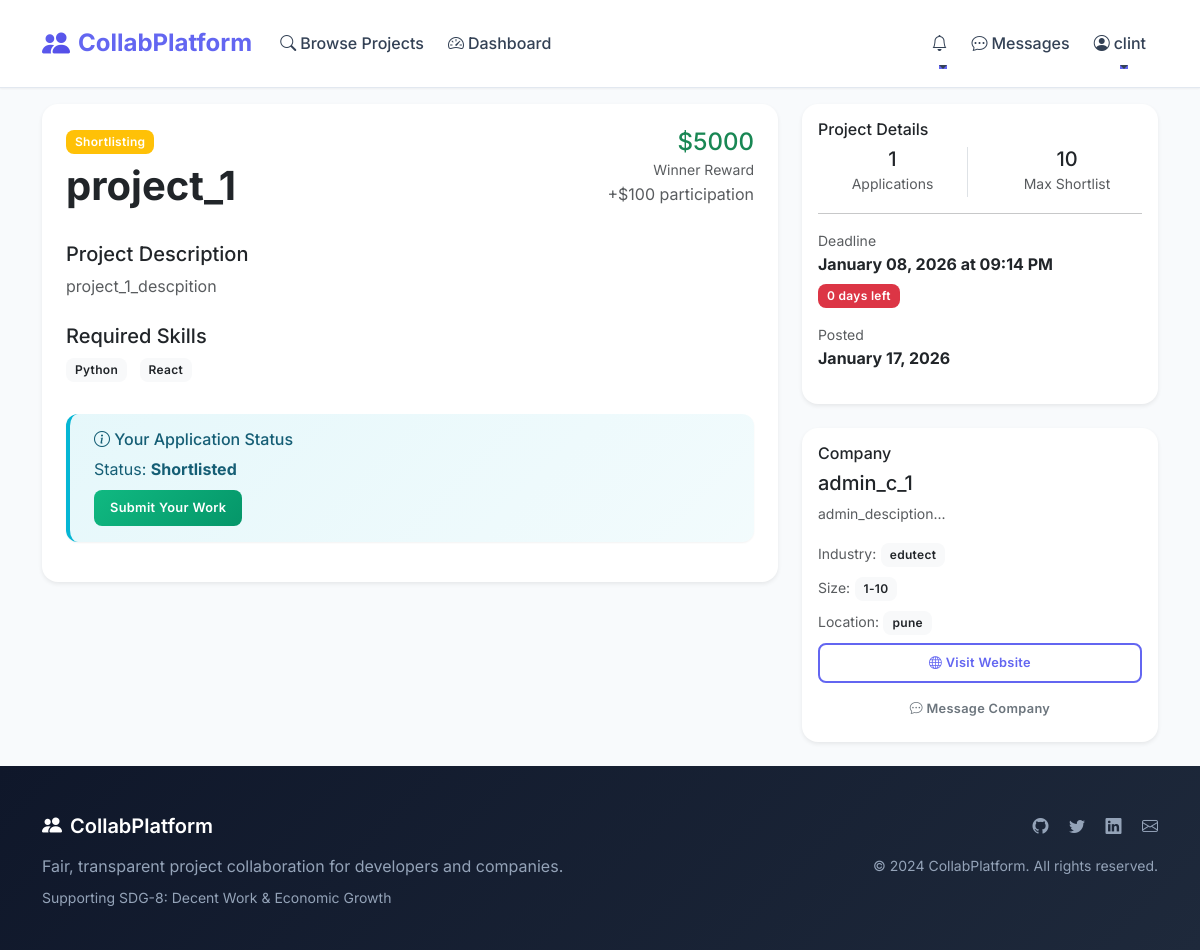
The page /project/1 (signed in) on the database its author committed.
### app/models.py (models this page shows, shortened)
class User(UserMixin, db.Model):
    id = db.Column(db.Integer, primary_key=True)
    username = db.Column(db.String(80), unique=True, nullable=False)
    email = db.Column(db.String(120), unique=True, nullable=False)
    password_hash = db.Column(db.String(255), nullable=False)
    role = db.Column(db.String(20), nullable=False, default='developer')  # company, developer, admin
    created_at = db.Column(db.DateTime, default=datetime.utcnow)
    is_active = db.Column(db.Boolean, default=True)
    company_profile = db.relationship('CompanyProfile', backref='user', uselist=False)
    developer_profile = db.relationship('DeveloperProfile', backref='user', uselist=False)
    projects = db.relationship('Project', backref='company_user', lazy='dynamic')
    applications = db.relationship('Application', backref='developer_user', lazy='dynamic')

class Project(db.Model):
    id = db.Column(db.Integer, primary_key=True)
    company_id = db.Column(db.Integer, db.ForeignKey('user.id'), nullable=False)
    title = db.Column(db.String(200), nullable=False)
    description = db.Column(db.Text, nullable=False)
    required_skills = db.Column(db.Text)  # JSON string of skills
    deadline = db.Column(db.DateTime, nullable=False)
    winner_reward = db.Column(db.Float, nullable=False)
    participation_reward = db.Column(db.Float, default=0)
    max_shortlist = db.Column(db.Integer, default=10)
    status = db.Column(db.String(20), default='open')  # open, shortlisting, submission, completed, cancelled
    created_at = db.Column(db.DateTime, default=datetime.utcnow)
    updated_at = db.Column(db.DateTime, default=datetime.utcnow, onupdate=datetime.utcnow)
    applications = db.relationship('Application', backref='project', lazy='dynamic', cascade='all, delete-orphan')
    submissions = db.relationship('Submission', backref='project', lazy='dynamic', cascade='all, delete-orphan')
    messages = db.relationship('Message', backref='project', lazy='dynamic', cascade='all, delete-orphan')

class Application(db.Model):
    id = db.Column(db.Integer, primary_key=True)
    project_id = db.Column(db.Integer, db.ForeignKey('project.id'), nullable=False)
    developer_id = db.Column(db.Integer, db.ForeignKey('user.id'), nullable=False)
    cover_letter = db.Column(db.Text)
    status = db.Column(db.String(20), default='pending')  # pending, shortlisted, rejected
    applied_at = db.Column(db.DateTime, default=datetime.utcnow)
    submission = db.relationship('Submission', backref='application', uselist=False)

class CompanyProfile(db.Model):
    id = db.Column(db.Integer, primary_key=True)
    user_id = db.Column(db.Integer, db.ForeignKey('user.id'), nullable=False)
    company_name = db.Column(db.String(200), nullable=False)
    description = db.Column(db.Text)
    website = db.Column(db.String(200))
    industry = db.Column(db.String(100))
    size = db.Column(db.String(50))
    location = db.Column(db.String(200))
    created_at = db.Column(db.DateTime, default=datetime.utcnow)

### app/routes/main.py (the view)
@bp.route('/project/<int:id>')
def project_detail(id):
    project = Project.query.get_or_404(id)
    user_application = None
    if current_user.is_authenticated and current_user.role == 'developer':
        user_application = Application.query.filter_by(
            project_id=id, developer_id=current_user.id).first()
    return render_template('projects/detail.html',
                         project=project,
                         user_application=user_application)

### app/templates/projects/detail.html (shortened to what this page needs)
{% extends "base.html" %}
{% block content %}
<div class="container py-4">
    <div class="row">
        <div class="col-lg-8">
            <div class="card shadow-sm">
                <div class="card-body p-4">
                    <div class="d-flex justify-content-between align-items-start mb-4">
                        <div>
                            {% set status_colors = {
                                'open': 'success',
                                'shortlisting': 'warning',
                                'submission': 'info',
                                'completed': 'primary',
                                'cancelled': 'danger'
                            } %}
                            <span class="badge bg-{{ status_colors.get(project.status, 'secondary') }} mb-2">
                                {{ project.status.title() }}
                            </span>
                            <h1 class="fw-bold">{{ project.title }}</h1>
                        </div>
                        <div class="text-end">
                            <div class="h4 text-success mb-0">${{ "%.0f"|format(project.winner_reward) }}</div>
                            <small class="text-muted">Winner Reward</small>
                            {% if project.participation_reward > 0 %}
                                <div class="text-muted">+${{ "%.0f"|format(project.participation_reward) }} participation</div>
                            {% endif %}
                        </div>
                    </div>
                    <div class="mb-4">
                        <h5>Project Description</h5>
                        <p class="text-muted">{{ project.description }}</p>
                    </div>
                    <div class="mb-4">
                        <h5>Required Skills</h5>
                        <div>
                            {% for skill in project.required_skills.split(',') %}
                                <span class="badge bg-light text-dark me-2 mb-2">{{ skill.strip() }}</span>
                            {% endfor %}
                        </div>
                    </div>
                    {% if current_user.is_authenticated and current_user.role == 'developer' %}
                        {% if user_application %}
                            <div class="alert alert-info">
                                <h6><i class="bi bi-info-circle"></i> Your Application Status</h6>
                                <p class="mb-2">Status: <strong>{{ user_application.status.title() }}</strong></p>
                                {% if user_application.status == 'shortlisted' %}
                                    {% if user_application.submission %}
                                        <p class="mb-0 text-success">✓ Work submitted successfully</p>
                                        {% if user_application.submission.is_winner %}
                                            <p class="mb-0 text-warning">🏆 Congratulations! You won this project!</p>
                                        {% endif %}
                                    {% else %}
                                        <a href="{{ url_for('main.submit_work', application_id=user_application.id) }}"
                                           class="btn btn-success btn-sm">Submit Your Work</a>
                                    {% endif %}
                                {% endif %}
                            </div>
                        {% elif project.status == 'open' %}
                            <div class="d-grid">
                                <a href="{{ url_for('main.apply_project', project_id=project.id) }}"
                                   class="btn btn-primary btn-lg">Apply to Project</a>
                            </div>
                        {% endif %}
                    {% elif not current_user.is_authenticated %}
                        <div class="alert alert-warning">
                            <p class="mb-2">Want to apply to this project?</p>
                            <a href="{{ url_for('auth.register') }}" class="btn btn-primary me-2">Register</a>
                            <a href="{{ url_for('auth.login') }}" class="btn btn-outline-primary">Login</a>
                        </div>
                    {% endif %}
                </div>
            </div>
        </div>
        <div class="col-lg-4">
            <div class="card shadow-sm mb-4">
                <div class="card-body">
                    <h6 class="card-title">Project Details</h6>
                    <div class="row text-center mb-3">
                        <div class="col-6">
                            <div class="border-end">
                                <div class="h5 mb-0">{{ project.applications.count() }}</div>
                                <small class="text-muted">Applications</small>
                            </div>
                        </div>
                        <div class="col-6">
                            <div class="h5 mb-0">{{ project.max_shortlist }}</div>
                            <small class="text-muted">Max Shortlist</small>
                        </div>
                    </div>
                    <hr>
                    <div class="mb-3">
                        <small class="text-muted d-block">Deadline</small>
                        <strong>{{ project.deadline.strftime('%B %d, %Y at %I:%M %p') }}</strong>
                        <div class="mt-1">
                            {% set days_left = project.deadline | days_until %}
                            <span class="badge bg-{{ 'danger' if days_left < 3 else 'warning' if days_left < 7 else 'success' }}">
                                {{ days_left if days_left > 0 else 0 }} days left
                            </span>
                        </div>
                    </div>
                    <div class="mb-3">
                        <small class="text-muted d-block">Posted</small>
                        <strong>{{ project.created_at.strftime('%B %d, %Y') }}</strong>
                    </div>
                </div>
            </div>
            <div class="card shadow-sm">
                <div class="card-body">
                    <h6 class="card-title">Company</h6>
                    {% if project.company_user.company_profile %}
                        {% set company = project.company_user.company_profile %}
                        <h5>{{ company.company_name }}</h5>
                        {% if company.description %}
                            <p class="text-muted small">{{ company.description[:100] }}...</p>
                        {% endif %}
                        {% if company.industry %}
                            <div class="mb-2">
                                <small class="text-muted">Industry:</small>
                                <span class="badge bg-light text-dark">{{ company.industry }}</span>
                            </div>
                        {% endif %}
                        {% if company.size %}
                            <div class="mb-2">
                                <small class="text-muted">Size:</small>
                                <span class="badge bg-light text-dark">{{ company.size }}</span>
                            </div>
                        {% endif %}
                        {% if company.location %}
                            <div class="mb-2">
                                <small class="text-muted">Location:</small>
                                <span class="badge bg-light text-dark">{{ company.location }}</span>
                            </div>
                        {% endif %}
                        <div class="d-grid gap-2">
                            {% if company.website %}
                                <a href="{{ company.website }}" target="_blank" class="btn btn-outline-primary btn-sm">
                                    <i class="bi bi-globe"></i> Visit Website
                                </a>
                            {% endif %}
                            {% if current_user.is_authenticated and current_user.id != project.company_id %}
                                <a href="{{ url_for('main.compose_message', recipient_id=project.company_id, project_id=project.id) }}"
                                   class="btn btn-outline-secondary btn-sm">
                                    <i class="bi bi-chat-dots"></i> Message Company
                                </a>
                            {% endif %}
                        </div>
                    {% endif %}
                </div>
            </div>
        </div>
    </div>
</div>
{% endblock %}

### app/templates/base.html (shortened to what this page needs)
<!DOCTYPE html>
<html lang="en">
<head>
    <link href="https://cdn.jsdelivr.net/npm/bootstrap@5.3.0/dist/css/bootstrap.min.css" rel="stylesheet">
    <link href="https://cdn.jsdelivr.net/npm/bootstrap-icons@1.10.0/font/bootstrap-icons.css" rel="stylesheet">
    <link href="{{ url_for('static', filename='css/style.css') }}" rel="stylesheet">
</head>
<body class="d-flex flex-column min-vh-100">
    <nav class="navbar navbar-expand-lg fixed-top">
        <div class="container">
            <a class="navbar-brand fw-bold" href="{{ url_for('main.index') }}">
                <i class="bi bi-people-fill"></i>
                CollabPlatform
            </a>
            <div class="collapse navbar-collapse" id="navbarNav">
                <ul class="navbar-nav me-auto">
                    <li class="nav-item">
                        <a class="nav-link" href="{{ url_for('main.projects') }}">
                            <i class="bi bi-search me-1"></i>Browse Projects
                        </a>
                    </li>
                    {% if current_user.is_authenticated %}
                        <li class="nav-item">
                            <a class="nav-link" href="{{ url_for('main.dashboard') }}">
                                <i class="bi bi-speedometer2 me-1"></i>Dashboard
                            </a>
                        </li>
                    {% endif %}
                </ul>
                <ul class="navbar-nav">
                    {% if current_user.is_authenticated %}
                        <li class="nav-item dropdown">
                            <a class="nav-link dropdown-toggle position-relative" href="#" id="notificationDropdown" role="button" data-bs-toggle="dropdown" aria-expanded="false">
                                <i class="bi bi-bell"></i>
                            </a>
                        </li>
                        <li class="nav-item">
                            <a class="nav-link" href="{{ url_for('main.messages') }}">
                                <i class="bi bi-chat-dots me-1"></i>Messages
                            </a>
                        </li>
                        <li class="nav-item dropdown">
                            <a class="nav-link dropdown-toggle" href="#" id="userDropdown" role="button" data-bs-toggle="dropdown" aria-expanded="false">
                                <i class="bi bi-person-circle me-1"></i>{{ current_user.username }}
                            </a>
                        </li>
                    {% endif %}
                </ul>
            </div>
        </div>
    </nav>
    <main class="flex-grow-1" style="padding-top: 80px;">
        {% block content %}{% endblock %}
    </main>
    <footer class="mt-auto">
        <div class="container">
            <div class="row">
                <div class="col-md-6">
                    <h5><i class="bi bi-people-fill me-2"></i>CollabPlatform</h5>
                    <p>Fair, transparent project collaboration for developers and companies.</p>
                    <p class="small">Supporting SDG-8: Decent Work & Economic Growth</p>
                </div>
                <div class="col-md-6 text-md-end">
                    <div class="mb-3">
                        <a href="#" class="me-3"><i class="bi bi-github"></i></a>
                        <a href="#" class="me-3"><i class="bi bi-twitter"></i></a>
                        <a href="#" class="me-3"><i class="bi bi-linkedin"></i></a>
                        <a href="#"><i class="bi bi-envelope"></i></a>
                    </div>
                    <p class="small">&copy; 2024 CollabPlatform. All rights reserved.</p>
                </div>
            </div>
        </div>
    </footer>
</body>
</html>

### rows shown on the page
User: username "clint"
Project: status "Shortlisting", title "project_1", winner_reward "5000", participation_reward "100", description "project_1_descpition", max_shortlist "10", deadline "January 08, 2026 at 09:14 PM", created_at "January 17, 2026"
Application: status "Shortlisted"
CompanyProfile: company_name "admin_c_1", description "admin_desciption", industry "edutect", size "1-10", location "pune"

### other values the page prints
{{ skill.strip() }} "Python" "React"
{{ project.applications.count() }} "1"
{{ days_left if days_left > 0 else 0 }} "0"
